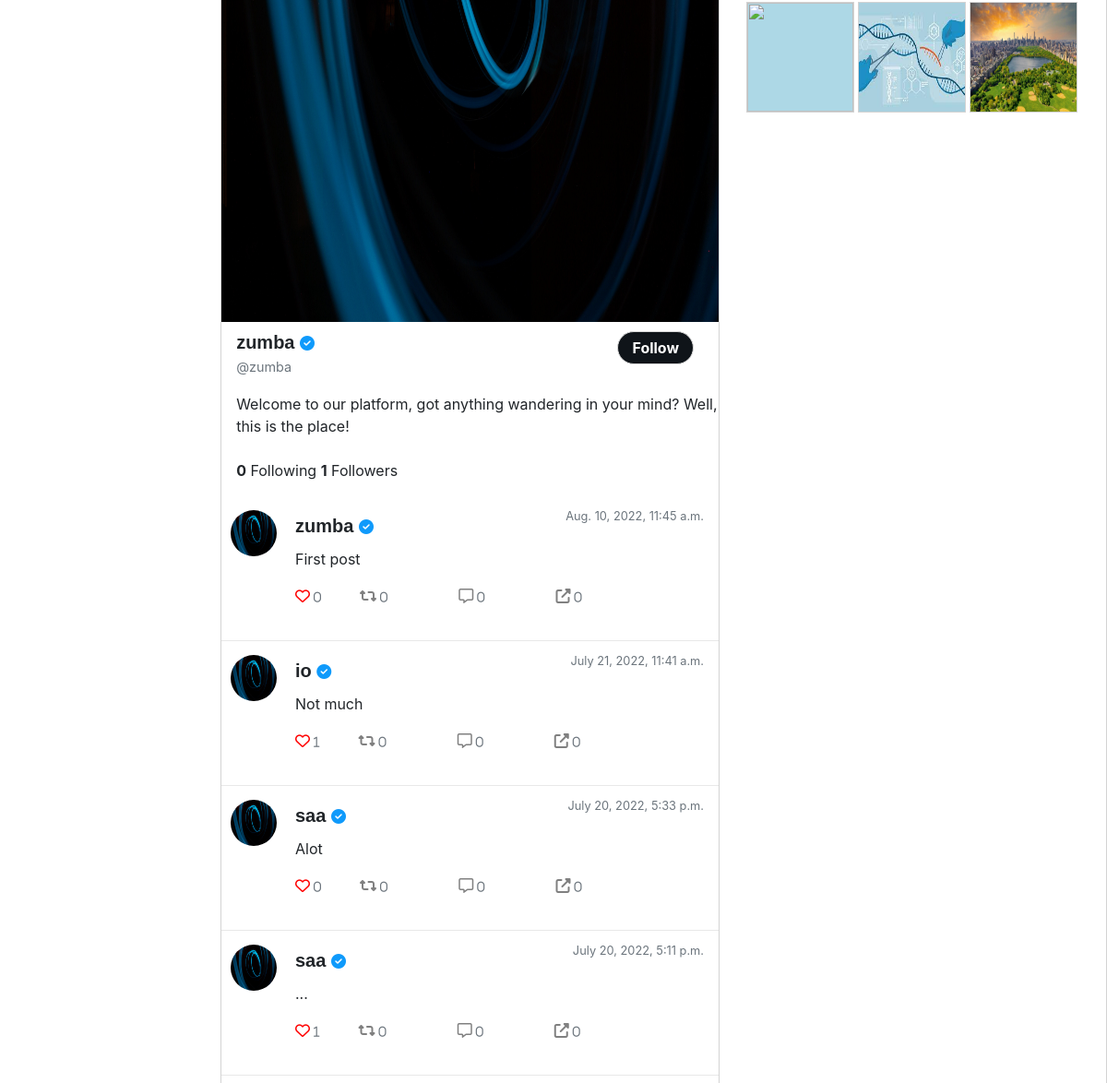
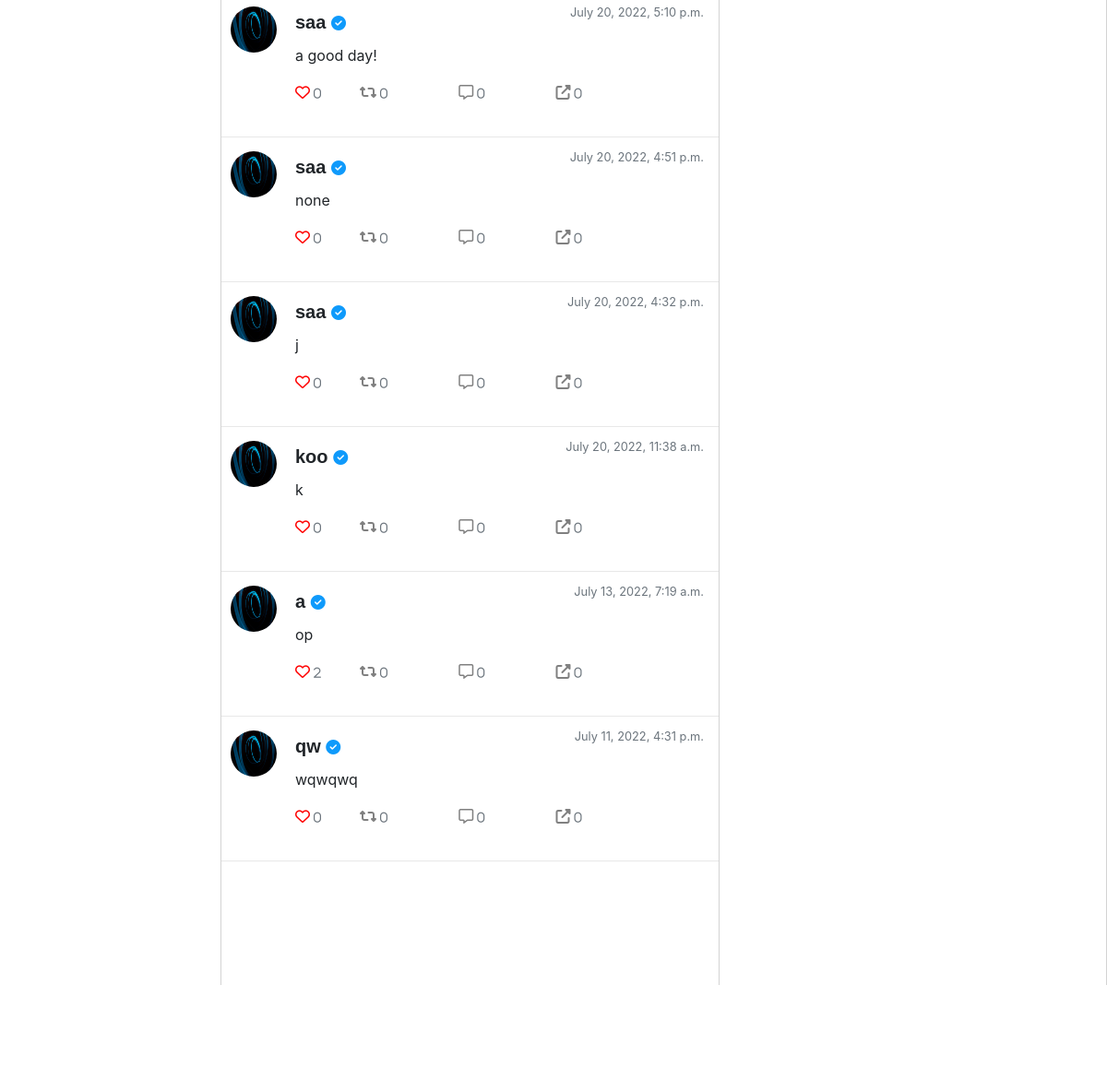
Page /welcome2 (middle part) on the earlier database version (2 pictures, top to bottom).
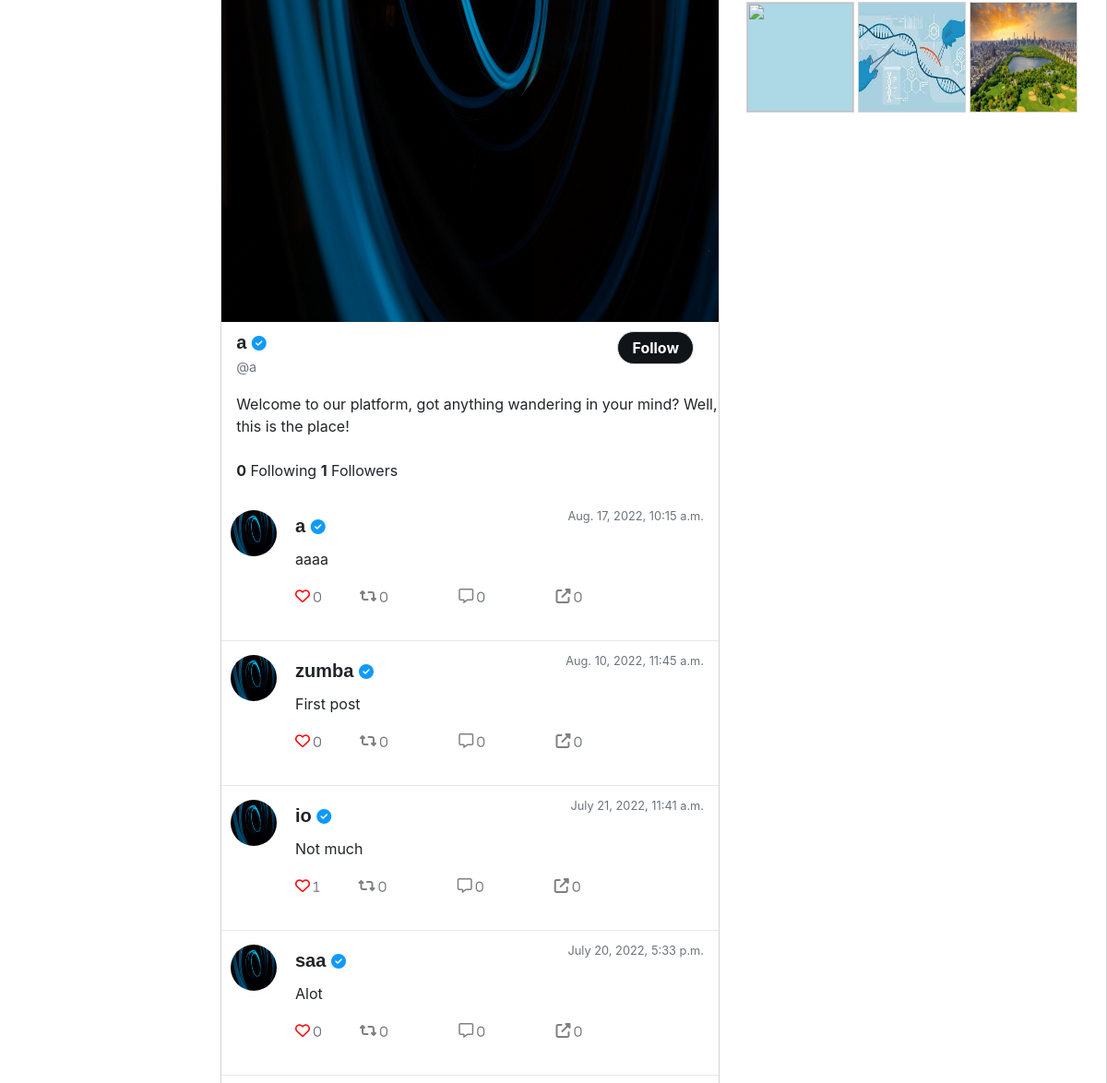
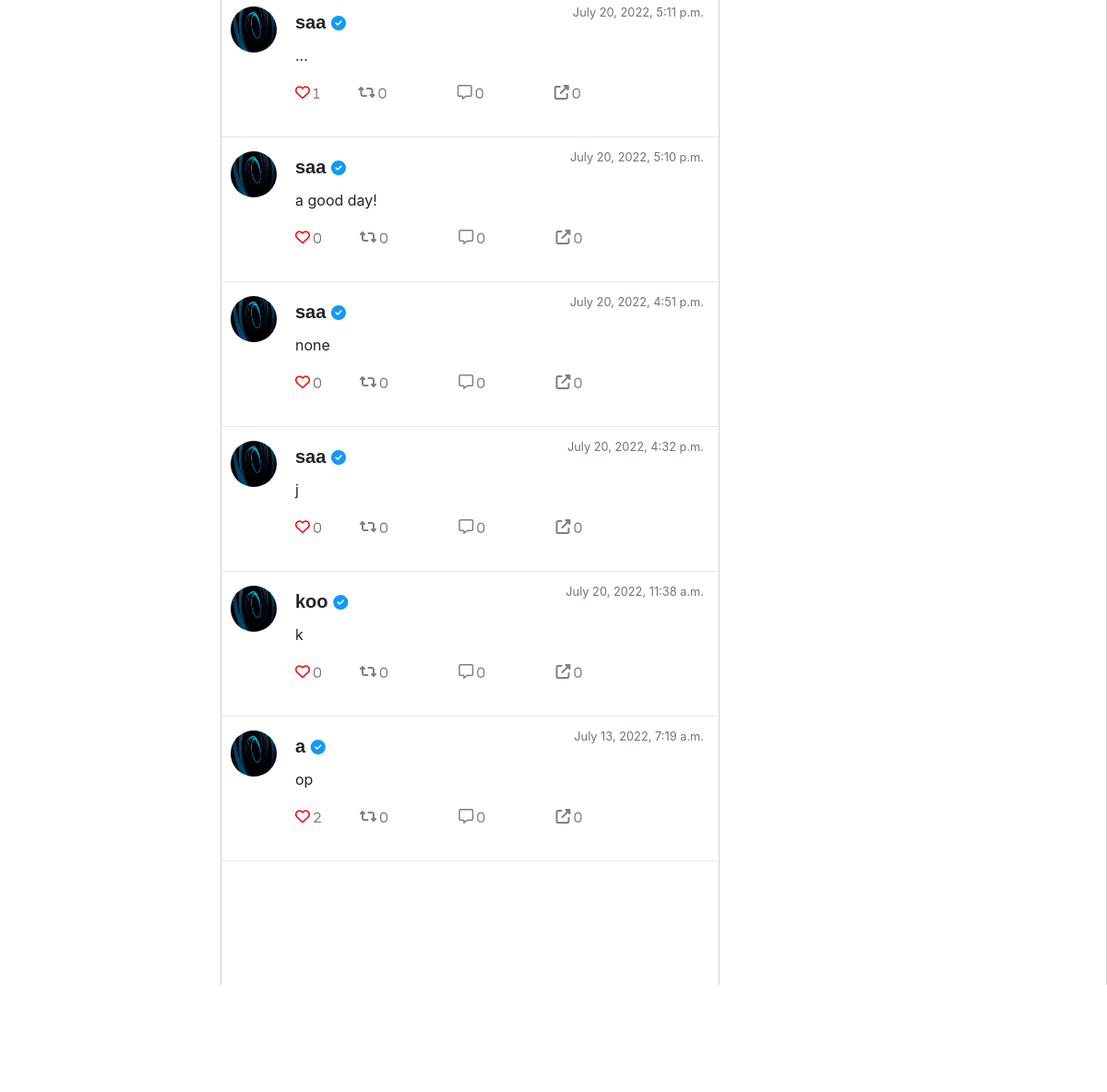
Same page on the later database version (2 pictures, top to bottom).
### network/models.py (models this page shows, shortened)
class Post(models.Model):
    user = models.ForeignKey(User, on_delete=models.CASCADE)
    text = models.CharField(max_length=160, default=None)
    post_date = models.DateTimeField(default=datetime.datetime.now)

class User(AbstractUser):
    profile_image = models.ImageField(null=True, blank=True, upload_to="images/")
    cover_image = models.ImageField(null=True, blank=True, upload_to="cover/",default="cover/mars.jpg")
    bio = models.CharField(max_length=100, blank=True,default='Hello, im new!')

### network/views.py (the view)
# urls.py: path("welcome2", views.welcome2, name="welcome2"),
def welcome2(request):
    posts = Post.objects.order_by('-post_date').all()
    paginator = Paginator(posts, MAX_POSTS_PER_PAGE)
    page_number = request.GET.get('page')
    page_obj = paginator.get_page(page_number)
    for user in posts:
        x = user.user_id
        profile_user = x
    total_following = Follower.objects.filter(follower=profile_user).count()
    total_followers = Follower.objects.filter(following=profile_user).count()
    return render(request, "network/welcome2.html",{
            'total_following': total_following,
            'total_followers': total_followers,
            'posts': page_obj})

### network/templates/network/welcome2.html (shortened to what this page needs)
{% extends "network/layout.html" %}
{% load static %}
{% block body %}
    <div>
        <div class="middleDiv"><img src="{% static 'network/15.jpg' %}"></div>
        <div class="infoDiv">
            <div>
            {% for post in posts %}
                {% if forloop.first %}
            <h5 id="h5" style="width:fit-content;padding-top:10px" class="card-title"><span>{{post.user.username}}</span> <i class="fas fa-check-circle"></i></h5>
            <p class="card-text" style="font-size:large;"><small class="text-muted">@{{post.user.username}}</small></p>
                {% endif %}
            {% endfor %}
        <article>Welcome to our platform, got anything wandering in your mind? Well, this is the place!</article>
        <br>
        <button  onclick="popup()" class="followBtn">Follow</button>
        <p><strong>{{total_following}}</strong> Following <strong>{{total_followers}}</strong> Followers</p>
            </div>
    </div>
    <div class="tweets">
        <div id="posts">
            {% for post in posts %}
        <div class="singlePost">
                <div class="profilePic">
                    <img class="picture"  src="{% static 'network/15.jpg' %}">
                </div>
            <div class="card">
                <div class="card-body" onclick="popup()">
                    <h5 style="width:fit-content;" class="card-title"><a href="#">{{post.user.username}}</a> <i class="fas fa-check-circle"></i></h5>
                <p style="  position: absolute;top: 8px; right: 16px;" class="card-text"><small class="text-muted">{{post.post_date}}</small></p>
                    <p class="card-text" id="post_text_{{post.id}}"> {{ post.text }}</p>
                    <p class="card-text">
                        <div data-id="{{post.id}}" style="margin-right:4%"
                            class="postIcons card-link {% if post.current_like > 0 %} fas {%else%} far {% endif %} fa-heart">&nbsp<small
                                class="text-muted">{{post.like_set.count}}</small>
                                </div>
                        <div data-id="{{post.id}}"
                            class="postIcons card-link fas fa-retweet">&nbsp<small
                                class="text-muted">0</small>
                                </div>
                            <div data-id="{{post.id}}"
                            class="postIcons card-link far fa-comment-alt">&nbsp<small
                                class="text-muted">0</small>
                                </div>
                            <div data-id="{{post.id}}"
                            class="postIcons card-link fas fa-external-link-alt">&nbsp<small
                                class="text-muted">0</small>
                                </div>
                    </p>
                </div>
            </div>
        </div>
            {% endfor %}
        </div>
            </div>
            </div>
        <div  id="welcomebtnz" >
        <div class="rightDiv"  onclick="popup()">
                <div><img src="{% static 'network/4.jpg' %}"></div>
                <div><img src="{% static 'network/5.jpg' %}"></div>
                <div><img src="{% static 'network/6.jpg' %}"></div>
        </div>
    </div>
</div>
{% load static %}
{% endblock %}

Differences in the rows shown:
no longer on one of the page's lists (row unchanged): Post: user.username "zumba"
no longer on this page (row unchanged): Post: user.username "qw", post_date "July 11, 2022, 4:31 p.m.", text "wqwqwq", like_set.count "0"
added Post: user.username "a", post_date "Aug. 17, 2022, 10:15 a.m.", text "aaaa", like_set.count "0"
